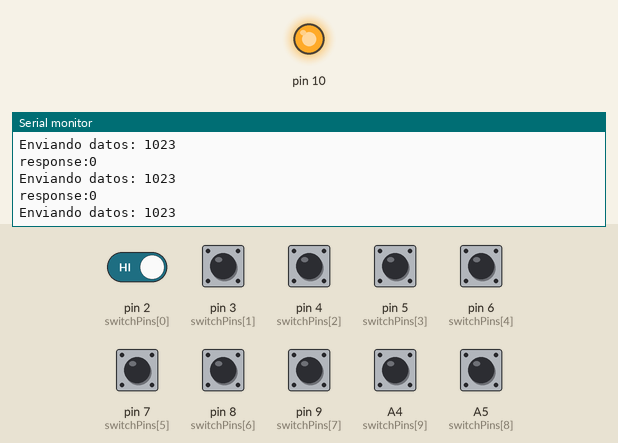
The sketch below on a simulated Arduino Uno, built with avr-gcc and run on an emulated ATmega328P. Parts: output pins drawn as LEDs (lit = HIGH), the last lines printed to the serial monitor. The test bench sets the inputs (shaded band); at power-on: A4 (switchPins[9]), A5 (switchPins[8]), pin 2 (switchPins[0]), pin 3 (switchPins[1]), pin 4 (switchPins[2]), pin 5 (switchPins[3]), pin 6 (switchPins[4]), pin 7 (switchPins[5]), pin 8 (switchPins[6]), pin 9 (switchPins[7]) HIGH.

Above: at 1.2 s.
1.3 s: pin 7 (switchPins[5]) pulled LOW for 1 s
At 2.2 s:
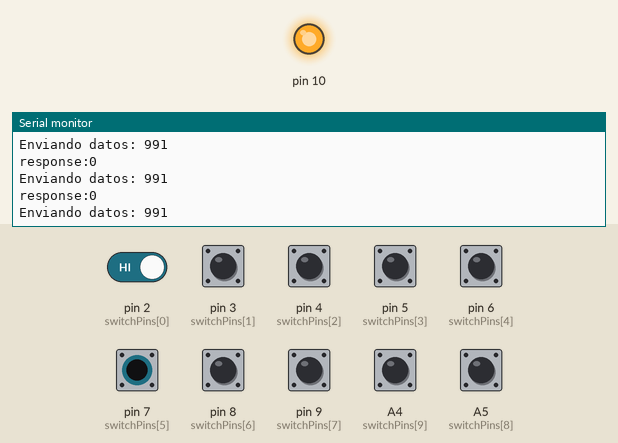
5.3 s: pin 2 (switchPins[0]) driven LOW and pin 7 (switchPins[5]) driven LOW
At 6.2 s:
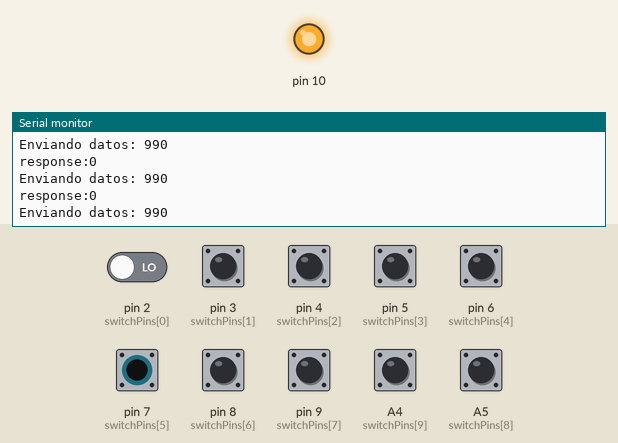
8.3 s: pin 7 (switchPins[5]) driven HIGH
11.3 s: pin 8 (switchPins[6]) pulled LOW for 0.15 s
14.4 s: pin 9 (switchPins[7]) pulled LOW for 1 s
At 15.3 s:
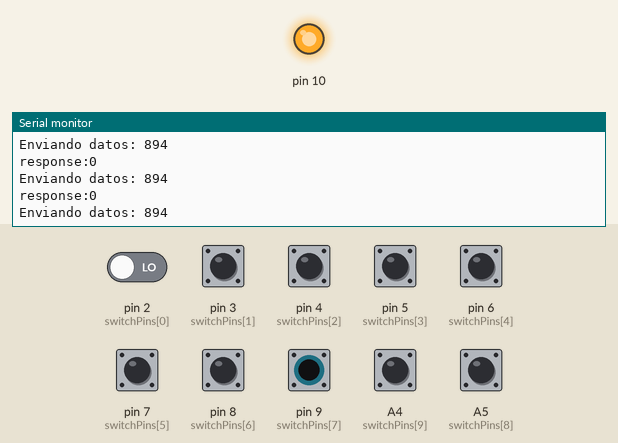
18.4 s: pin 7 (switchPins[5]) driven LOW
At 19.1 s:
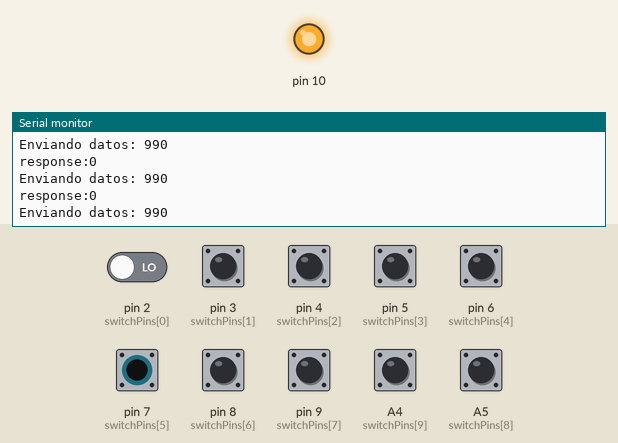
Timing chart, 0 to 21.4 s (numbered marks = the images above; inputs shaded):
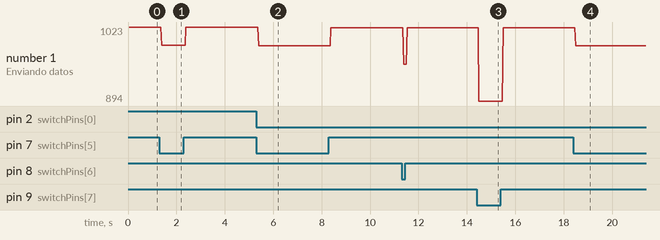

Measured:
- after the input at 1.3 s, the serial monitor: prints a new line after 0.10 s (image 1)
- after the input at 5.3 s, the serial monitor: prints a new line after 0.10 s (image 2)
- after the input at 14.4 s, the serial monitor: prints a new line after 0.10 s (image 3)
- after the input at 18.4 s, the serial monitor: prints a new line after 0.10 s (image 4)
- plotted number 1: 1023 → 990 after the input at 5.3 s, 990 → 1022 after the input at 8.3 s, 1022 → 990 after the input at 18.4 s

The sketch:

SPI_Arduino.ino
```cpp
#include <SPI.h>
const int switchPins[] = {2, 3, 4, 5, 6, 7, 8, 9, A5, A4};
const int numSwitches = sizeof(switchPins) / sizeof(switchPins[0]);

bool handshakeStatus;
bool SPIconnection=true;
void setup() {
    for (int i = 0; i < numSwitches; i++) {
    pinMode(switchPins[i], INPUT);
    }
    Serial.begin(9600);
    SPI.begin();
    Serial.println("ENVIANDO HANDSHAKE");
    //digitalWrite(SS, LOW);
    handshake();
    SPIconnection=true;
}
void loop() {
    uint16_t switchStates = 0;
    if(handshakeStatus){
        for (int i = 0; i < numSwitches; i++) {
        switchStates |= digitalRead(switchPins[i]) << i;
      }
      uint16_t response=0;
      SPI.beginTransaction(SPISettings(8000000, MSBFIRST, SPI_MODE0));
      Serial.print("Enviando datos: ");
        Serial.println(switchStates);
        response=SPI.transfer16(switchStates);
        if(response>4096){
          Serial.println("No se recibio respuesta");
          for(int i=0;i<3;i++){
            response=SPI.transfer(switchStates);
            if(response>1023 && i==2){
              Serial.print(i+1);
              Serial.println("");
              Serial.println("Se perdió la conexión");
              SPIconnection=false;
              break;
            }
            if(response>1023){
              Serial.print(i+1);
              Serial.print("...");
            }else{
              break;
            }
          }
        }else{
          Serial.print("response:");
          Serial.println(response);
        }
        if(SPIconnection){
          SPI.endTransaction();
        // Esperar 1.5 segundos
        }else{
          abort();
        }
    }
}

void handshake(){
  digitalWrite(SS, LOW);
  int handshakeResponse=0;
  SPI.beginTransaction(SPISettings(8000000, MSBFIRST, SPI_MODE0));

  int i=0;
  while (i<3){
    handshakeResponse=SPI.transfer(0);
    if(handshakeResponse==0&& i==2){
      Serial.println("Handshake realizado con éxito");
      handshakeStatus=true;
      digitalWrite(SS, HIGH);
      break;
    }
    if(handshakeResponse==0){
      i++;
    }
    if(handshakeResponse!=0){
      Serial.println("Handshake fallido");
      handshakeStatus=false;
      break;
    }
  }
}
```
